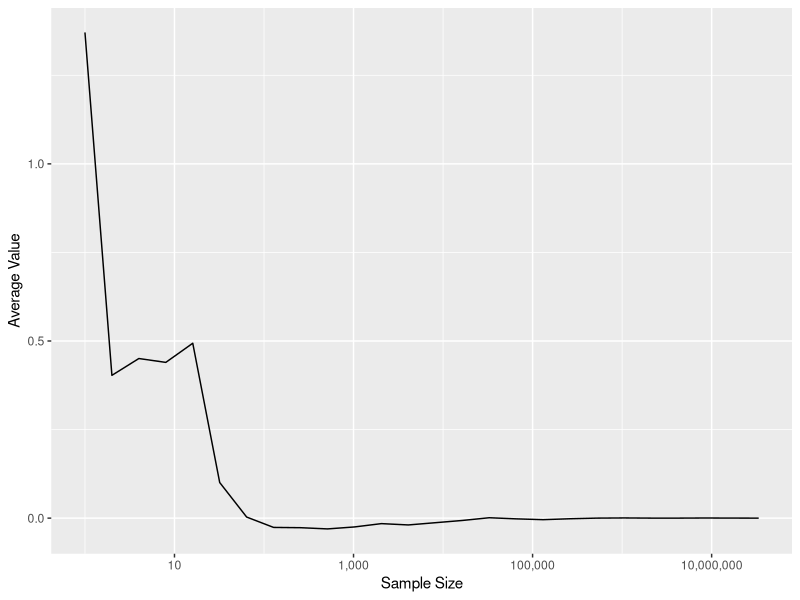
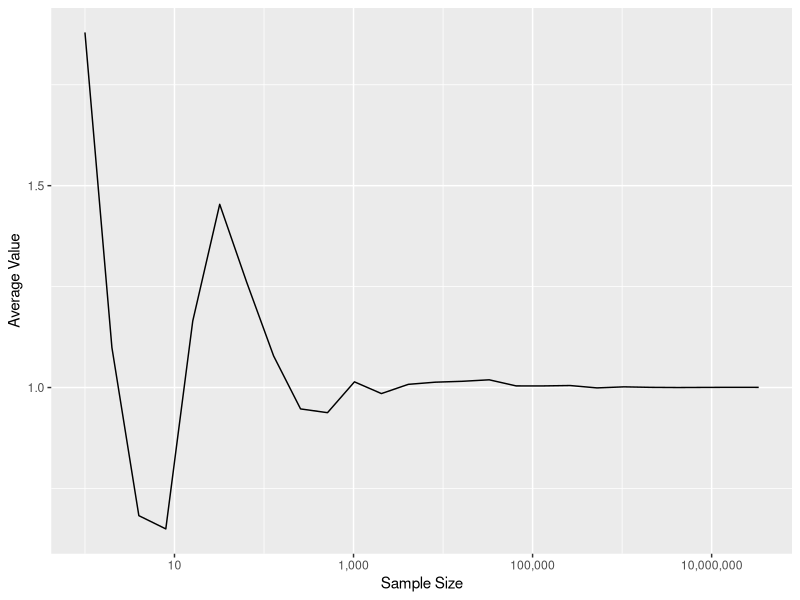
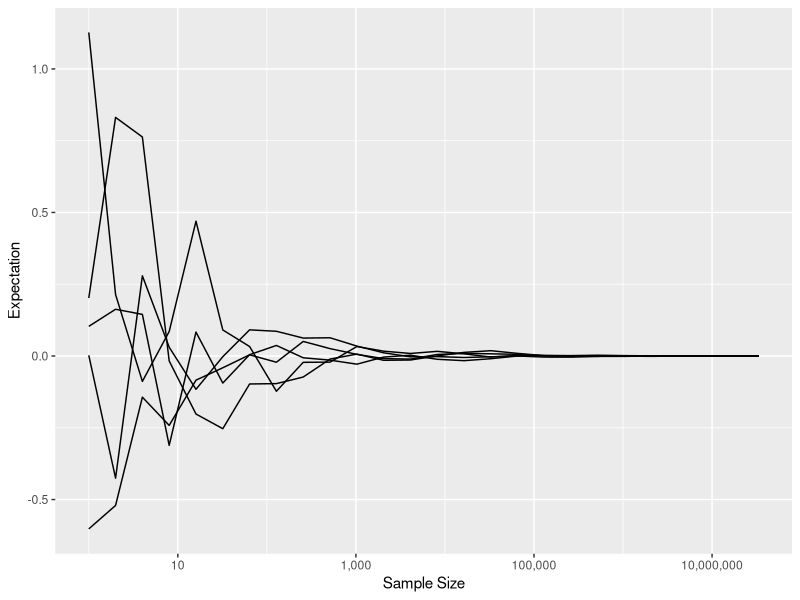

Reproduce these figures in R, in order. (Note: this script raises an error after producing the figures.)
## ---- chunk 1
rm(list = ls())

library(tidyverse)
library(scales)
library(purrr)
library(cowplot)

options(width = 80L
       ,warn  = 1)

knitr::opts_chunk$set(tidy  = FALSE
                     ,cache = FALSE
                     ,warning = FALSE
                     ,message = FALSE
                     ,fig.height =  7
                     ,fig.width  = 11)


set.seed(42)
## ---- chunk 2
N <- 2^(0:25)

x_vals <- rnorm(max(N), 0, 1)

y_vals <- map_dbl(N, function(i) mean(x_vals[1:i]))

ggplot() +
    geom_line(aes(x = N, y = y_vals)) +
    scale_x_log10(labels = comma) +
    xlab("Sample Size") +
    ylab("Average Value")
## ---- chunk 3
y_vals <- map_dbl(N, function(i) mean((x_vals[1:i])^2))

ggplot() +
    geom_line(aes(x = N, y = y_vals)) +
    scale_x_log10(labels = comma) +
    xlab("Sample Size") +
    ylab("Average Value")
## ---- chunk 4
calc_expect <- function(size, x_vals, func) {
    return(mean(func(x_vals[1:size])))
}

y_id_vals <- map_dbl(N, calc_expect, x_vals = x_vals, func = function(x) x)
y_sq_vals <- map_dbl(N, calc_expect, x_vals = x_vals, func = function(x) x*x)


sim_id_tbl <- rerun(5, data_frame(size = N
                                 ,vals = map_dbl(N, calc_expect, x_vals = rnorm(max(N), 0, 1), func = function(x) x))) %>%
    bind_rows(.id = 'sim_id')

ggplot(sim_id_tbl) +
    geom_line(aes(x = size, y = vals, group = sim_id)) +
    scale_x_log10(labels = comma) +
    xlab('Sample Size') +
    ylab('Expectation')


sim_sq_tbl <- rerun(5, data_frame(size = N
                                 ,vals = map_dbl(N, calc_expect, x_vals = rnorm(max(N), 0, 1), func = function(x) x*x))) %>%
    bind_rows(.id = 'sim_id')

ggplot(sim_sq_tbl) +
    geom_line(aes(x = size, y = vals, group = sim_id)) +
    scale_x_log10(labels = comma) +
    xlab('Sample Size') +
    ylab('Expectation')
## ---- chunk 5
sim_id_tbl <- rerun(5, data_frame(size = N
                                 ,vals = map_dbl(N, calc_expect, x_vals = runif(max(N), 0, 1), func = function(x) x))) %>%
    bind_rows(.id = 'sim_id')

ggplot(sim_id_tbl) +
    geom_line(aes(x = size, y = vals, group = sim_id)) +
    scale_x_log10(labels = comma) +
    xlab('Sample Size') +
    ylab('Expectation')


sim_sq_tbl <- rerun(5, data_frame(size = N
                                 ,vals = map_dbl(N, calc_expect, x_vals = runif(max(N), 0, 1), func = function(x) x*x))) %>%
    bind_rows(.id = 'sim_id')

ggplot(sim_sq_tbl) +
    geom_line(aes(x = size, y = vals, group = sim_id)) +
    scale_x_log10(labels = comma) +
    xlab('Sample Size') +
    ylab('Expectation')
## ---- chunk 6
sim_id_tbl <- rerun(5
   ,data_frame(size = N
              ,vals = map_dbl(N, calc_expect, x_vals = rcauchy(max(N), 0, 1), func = function(x) x))) %>%
    bind_rows(.id = 'sim_id')

ggplot(sim_id_tbl) +
    geom_line(aes(x = size, y = vals, group = sim_id)) +
    scale_x_log10(labels = comma) +
    xlab('Sample Size') +
    ylab('Expectation')


sim_sq_tbl <- rerun(5
    ,data_frame(size = N
               ,vals = map_dbl(N, calc_expect, x_vals = rcauchy(max(N), 0, 1), func = function(x) x*x))) %>%
    bind_rows(.id = 'sim_id')

ggplot(sim_sq_tbl) +
    geom_line(aes(x = size, y = vals, group = sim_id)) +
    scale_x_log10(labels = comma) +
    xlab('Sample Size') +
    ylab('Expectation')
## ---- chunk 7
n_roll <- 10000

onedice <- sample(1:6, n_roll, replace = TRUE)

ggplot() +
    geom_histogram(aes(x = onedice), bins = 6) +
    scale_y_continuous(labels = comma) +
    xlab("Dice Roll") +
    ylab("Count")

mean(onedice)

twodice_indiv <- matrix(sample(1:6, 2 * n_roll, replace = TRUE), ncol = 2)
twodice <- rowSums(twodice_indiv)

ggplot() +
    geom_histogram(aes(x = onedice), bins = 12) +
    scale_y_continuous(labels = comma) +
    xlab("Dice Roll") +
    ylab("Count")

mean(twodice)


threedice_indiv <- matrix(sample(1:6, 3 * n_roll, replace = TRUE), ncol = 3)
threedice <- rowSums(threedice_indiv)

ggplot() +
    geom_histogram(aes(x = threedice), bins = 16) +
    scale_y_continuous(labels = comma) +
    xlab("Dice Roll") +
    ylab("Count")

mean(threedice)


drop_lowest <- function(x) x %>% sort(decreasing = TRUE) %>% .[1:3] %>% sum

topthree_indiv <- matrix(sample(1:6, 4 * n_roll, replace = TRUE), ncol = 4)
topthree <- apply(topthree_indiv, 1, drop_lowest)

ggplot() +
    geom_histogram(aes(x = topthree), bins = 16) +
    scale_y_continuous(labels = comma) +
    xlab("Dice Roll") +
    ylab("Count")

mean(topthree)
## ---- chunk 8
n_sim <- 1000000

base_rate <- 0.001
true_rate <- 0.99
fa_rate   <- 0.05

data_tbl <- data_frame(id = 1:n_sim) %>%
    mutate(sick_person = sample(c(TRUE, FALSE)
                               ,n_sim
                               ,prob = c(base_rate, 1 - base_rate)
                               ,replace = TRUE))

sick_tbl    <- data_tbl %>% filter(sick_person == TRUE)
notsick_tbl <- data_tbl %>% filter(sick_person == FALSE)

sick_tbl <- sick_tbl %>%
    mutate(test_result = sample(c(TRUE, FALSE)
                               ,n()
                               ,prob = c(true_rate, 1 - true_rate)
                               ,replace = TRUE))

notsick_tbl <- notsick_tbl %>%
    mutate(test_result = sample(c(TRUE, FALSE)
                               ,n()
                               ,prob = c(fa_rate, 1 - fa_rate)
                               ,replace = TRUE))


data_tbl <- list(sick_tbl, notsick_tbl) %>%
    bind_rows() %>%
    arrange(id)
## ---- chunk 9
data_tbl %>% filter(sick_person == TRUE) %>% nrow()

data_tbl %>% filter(test_result == TRUE) %>% nrow()

data_tbl %>%
    filter(test_result == TRUE) %>%
    summarise(n_sick = sum(sick_person), sick_prop = n_sick / n())
## ---- chunk 10
create_medtest_data <- function(n_sim = 1e6, base_rate = 0.001, true_rate = 0.99, fa_rate = 0.05) {
    data_tbl <- data_frame(id = 1:n_sim) %>%
    mutate(sick_person = sample(c(TRUE, FALSE)
                               ,n_sim
                               ,prob = c(base_rate, 1 - base_rate)
                               ,replace = TRUE))

    sick_tbl    <- data_tbl %>% filter(sick_person == TRUE)
    notsick_tbl <- data_tbl %>% filter(sick_person == FALSE)

    sick_tbl <- sick_tbl %>%
        mutate(test_result = sample(c(TRUE, FALSE)
                                   ,n()
                                   ,prob = c(true_rate, 1 - true_rate)
                                   ,replace = TRUE))

    notsick_tbl <- notsick_tbl %>%
        mutate(test_result = sample(c(TRUE, FALSE)
                                   ,n()
                                   ,prob = c(fa_rate, 1 - fa_rate)
                                   ,replace = TRUE))


    data_tbl <- list(sick_tbl, notsick_tbl) %>%
        bind_rows() %>%
        arrange(id)

    return(data_tbl)
}

fa_vals <- seq(0.001, 0.10, by = 0.001)

sick_prop <- map_dbl(fa_vals, function(fa) create_medtest_data(10000, base_rate = 0.001, true_rate = 0.99, fa_rate = fa) %>%
            filter(test_result == TRUE) %>%
            summarise(sick_prop = sum(sick_person) / n()) %>%
            pull(sick_prop)
        )

ggplot() +
    geom_line(aes(x = fa_vals, y = sick_prop)) +
    expand_limits(y = 0) +
    xlab('False Alarm Rate') +
    ylab('Proportion of True Positives')
## ---- chunk 11
create_two_medtest_data <- function(n_sim = 1e6, base_rate = 0.001, true_rate = 0.99, fa_rate = 0.05) {
    data_tbl <- data_frame(id = 1:n_sim) %>%
    mutate(sick_person = sample(c(TRUE, FALSE)
                               ,n_sim
                               ,prob = c(base_rate, 1 - base_rate)
                               ,replace = TRUE))

    sick_tbl    <- data_tbl %>% filter(sick_person == TRUE)
    notsick_tbl <- data_tbl %>% filter(sick_person == FALSE)

    sick_tbl <- sick_tbl %>%
        mutate(test_result_1 = sample(c(TRUE, FALSE)
                                     ,n()
                                     ,prob = c(true_rate, 1 - true_rate)
                                     ,replace = TRUE)
              ,test_result_2 = sample(c(TRUE, FALSE)
                                     ,n()
                                     ,prob = c(true_rate, 1 - true_rate)
                                     ,replace = TRUE)
               )

    notsick_tbl <- notsick_tbl %>%
        mutate(test_result_1 = sample(c(TRUE, FALSE)
                                     ,n()
                                     ,prob = c(fa_rate, 1 - fa_rate)
                                     ,replace = TRUE)
              ,test_result_2 = sample(c(TRUE, FALSE)
                                     ,n()
                                     ,prob = c(fa_rate, 1 - fa_rate)
                                     ,replace = TRUE)
               )


    data_tbl <- list(sick_tbl, notsick_tbl) %>%
        bind_rows() %>%
        arrange(id)

    return(data_tbl)
}

fa_vals <- seq(0.001, 0.10, by = 0.001)

sick_2_prop <- map_dbl(fa_vals
                      ,function(fa) create_two_medtest_data(10000, base_rate = 0.001, true_rate = 0.99, fa_rate = fa) %>%
        filter(test_result_1 == TRUE, test_result_2 == TRUE) %>%
        summarise(sick_prop = sum(sick_person) / n()) %>%
        pull(sick_prop)
    )

ggplot() +
    geom_line(aes(x = fa_vals, y = sick_prop), colour = 'red') +
    geom_line(aes(x = fa_vals, y = sick_2_prop)) +
    expand_limits(y = 0) +
    xlab('False Alarm Rate') +
    ylab('Proportion of True Positives')

## ---- chunk 12
n_dim     <- 20
n_samples <- 10000

data_sample <- matrix(rnorm(n_dim * n_samples, 0, 1), n_samples, n_dim)

calc_norms <- function(i) apply(data_sample[, 1:i], 1, function(x) sqrt(sum(x * x)))

norms <- map(2:n_dim, calc_norms)

plot_tbl <- data_frame(dist = norms) %>%
    mutate(size = 2:n_dim) %>%
    unnest()

ggplot(plot_tbl) +
    geom_histogram(aes(x = dist), bins = 50) +
    facet_wrap(~size) +
    scale_y_continuous(labels = comma) +
    xlab("Distance") +
    ylab("Count")
## ---- chunk 13
calc_avg_dist <- function(samp_points, n_iter = 100) {
    idx <- sample(1:n_samples, n_iter, replace = TRUE)
    
    dists <- samp_points[idx,] %>% dist %>% as.vector
    
    return(mean(dists))
}

mean_dists_tbl <- rerun(5, data_frame(size = 2:n_dim) %>%
    mutate(dist = map_dbl(2:n_dim
                         ,function(i) calc_avg_dist(data_sample[,1:i], 100)))
    ) %>%
    bind_rows()

ggplot(mean_dists_tbl) +
    geom_point(aes(x = size, y = dist)) +
    expand_limits(y = 0) +
    xlab("Dimensions") +
    ylab("Euclidean Data")
## ---- chunk 14
n_dim     <- 20
n_samples <- 1000000

data_unitcube <- matrix(runif(n_dim * n_samples, 0, 1), n_samples, n_dim)

calc_sphere_prop <- function(i) {
    data_mat <- data_unitcube[,1:i]

    dists <- apply(data_mat, 1, function(x) sqrt(sum(x * x)))    
    
    return(length(dists[dists <= 1]) / length(dists))
}


sphere_prop <- map_dbl(2:n_dim, calc_sphere_prop)

ggplot() +
    geom_line(aes(x = 2:n_dim, y = sphere_prop)) +
    expand_limits(y = 0) +
    xlab("Dimension") +
    ylab("Proportion")
## ---- chunk 15
n_dim     <- 50
n_samples <- 10000

clt_count <- c(2, 3, 4, 5, 10, 20, 30, 50)

data_clt <- matrix(rnorm(n_dim * n_samples, 0, 1), n_samples, n_dim)

clt_norm_data_tbl <- data_frame(vals = map(clt_count, function(i) rowMeans(data_clt[,1:i]))) %>%
    mutate(size     = clt_count
          ,size_str = factor(clt_count)
           ) %>%
    unnest()


ggplot(clt_norm_data_tbl) +
    geom_line(aes(x = vals, colour = size_str), stat = 'density') +
    xlab("Mean of Sample") +
    ylab("Probability Density")

clt_norm_data_tbl %>%
    group_by(size) %>%
    summarise(mean_val = mean(vals), sd_vals = sd(vals)) %>%
    ungroup %>%
    mutate(clt_sd = 1 / sqrt(size))
## ---- chunk 16
n_dim     <- 50
n_samples <- 10000

clt_count <- c(2, 3, 4, 5, 10, 20, 30, 50)

data_clt <- matrix(runif(n_dim * n_samples, 0, 1), n_samples, n_dim)

clt_unif_data_tbl <- data_frame(vals = map(clt_count, function(i) rowMeans(data_clt[,1:i]))) %>%
    mutate(size     = clt_count
          ,size_str = factor(clt_count)
           ) %>%
    unnest()


ggplot(clt_unif_data_tbl) +
    geom_line(aes(x = vals, colour = size_str), stat = 'density') +
    xlab("Mean of Sample") +
    ylab("Probability Density")

clt_unif_data_tbl %>%
    group_by(size) %>%
    summarise(mean_val = mean(vals), sd_vals = sd(vals)) %>%
    ungroup %>%
    mutate(clt_sd = 1 / sqrt(12 * size))
## ---- chunk 17
n_dim     <- 50
n_samples <- 10000

clt_count <- c(2, 3, 4, 5, 10, 20, 30, 50)

data_clt <- matrix(rpois(n_dim * n_samples, 0.05), n_samples, n_dim)

clt_lowpois_data_tbl <- data_frame(vals = map(clt_count, function(i) rowMeans(data_clt[,1:i]))) %>%
    mutate(size     = clt_count
          ,size_str = factor(clt_count)
           ) %>%
    unnest()


ggplot(clt_lowpois_data_tbl) +
    geom_histogram(aes(x = vals), bins = 50) +
    facet_wrap(~size) +
    scale_y_continuous(labels = comma) +
    xlab("Mean of Sample") +
    ylab("Count")

clt_lowpois_data_tbl %>%
    group_by(size) %>%
    summarise(mean_val = mean(vals), sd_vals = sd(vals)) %>%
    ungroup %>%
    mutate(clt_sd = sqrt(0.05) / sqrt(size))
